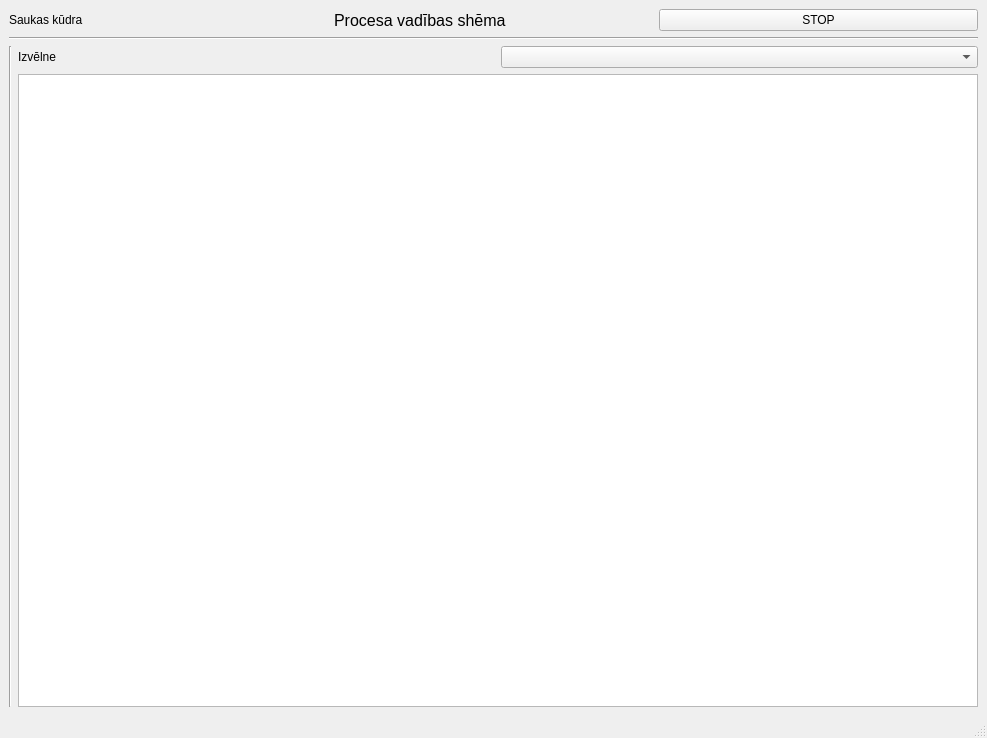
<?xml version="1.0" encoding="UTF-8"?>
<ui version="4.0">
 <class>MainWindow</class>
 <widget class="QMainWindow" name="MainWindow">
  <property name="geometry">
   <rect>
    <x>0</x>
    <y>0</y>
    <width>987</width>
    <height>738</height>
   </rect>
  </property>
  <property name="windowTitle">
   <string>MainWindow</string>
  </property>
  <widget class="QWidget" name="centralwidget">
   <layout class="QVBoxLayout" name="verticalLayout_2" stretch="1,0,25">
    <item>
     <layout class="QHBoxLayout" name="horizontalLayout" stretch="0,0,0">
      <item>
       <widget class="QLabel" name="label_logo">
        <property name="text">
         <string>Saukas kūdra</string>
        </property>
       </widget>
      </item>
      <item>
       <widget class="QLabel" name="label_3">
        <property name="font">
         <font>
          <pointsize>12</pointsize>
         </font>
        </property>
        <property name="text">
         <string>Procesa vadības shēma</string>
        </property>
       </widget>
      </item>
      <item>
       <widget class="QPushButton" name="pushButton_Stop">
        <property name="text">
         <string>STOP</string>
        </property>
       </widget>
      </item>
     </layout>
    </item>
    <item>
     <widget class="Line" name="line_2">
      <property name="orientation">
       <enum>Qt::Horizontal</enum>
      </property>
     </widget>
    </item>
    <item>
     <layout class="QHBoxLayout" name="horizontalLayout_2" stretch="8,0,2">
      <item>
       <layout class="QHBoxLayout" name="horizontalLayout_ProcessFlow"/>
      </item>
      <item>
       <widget class="Line" name="line">
        <property name="orientation">
         <enum>Qt::Vertical</enum>
        </property>
       </widget>
      </item>
      <item>
       <layout class="QHBoxLayout" name="horizontalLayout_3" stretch="8">
        <item>
         <layout class="QVBoxLayout" name="verticalLayout">
          <item>
           <layout class="QHBoxLayout" name="horizontalLayout_5">
            <item>
             <widget class="QLabel" name="label">
              <property name="text">
               <string>Izvēlne</string>
              </property>
             </widget>
            </item>
            <item>
             <widget class="QComboBox" name="comboBox"/>
            </item>
           </layout>
          </item>
          <item>
           <widget class="QTextEdit" name="textEdit_Field"/>
          </item>
         </layout>
        </item>
       </layout>
      </item>
     </layout>
    </item>
   </layout>
  </widget>
  <widget class="QMenuBar" name="Saukas_Kdra">
   <property name="geometry">
    <rect>
     <x>0</x>
     <y>0</y>
     <width>987</width>
     <height>21</height>
    </rect>
   </property>
  </widget>
  <widget class="QStatusBar" name="statusbar"/>
 </widget>
 <resources/>
 <connections/>
</ui>
